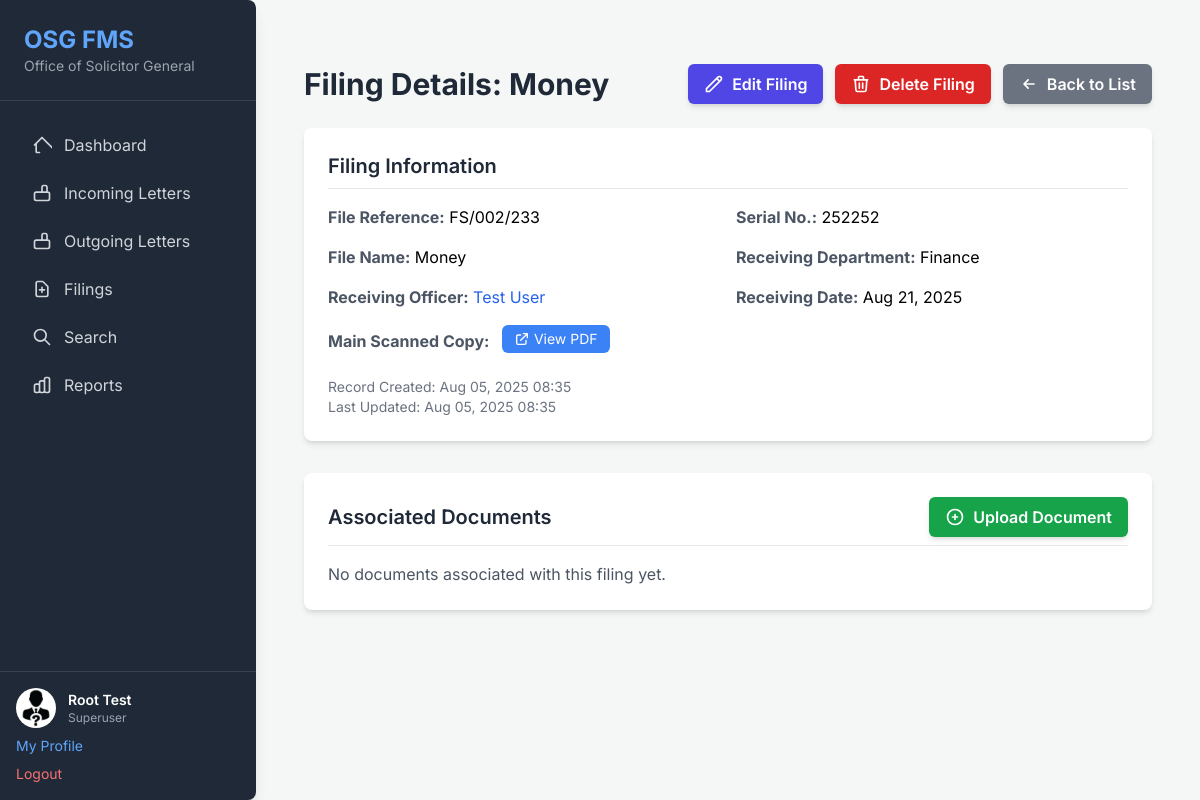
The app's page /filings/301/ (signed in) with its own data.
### osg_project/file_manager_app/models.py (models this page shows, shortened)
class Profile(models.Model):
    ROLE_CHOICES = [
        ('officer', 'Officer'),
        ('superuser', 'Superuser'), # Renamed 'admin' to 'superuser' for clarity with Django's built-in concept
    ]
    user = models.OneToOneField(User, on_delete=models.CASCADE, related_name='profile',
                                help_text="The associated Django User account.")
    role = models.CharField(
        max_length=10,
        choices=ROLE_CHOICES,
        default='officer', # Default to 'officer' as most users will be officers
        help_text="The role of the user within the system (Officer or Superuser)."
    )
    employee_number = models.CharField(
        max_length=50,
        unique=True,
        help_text="Unique employee identification number."
    )
    profile_picture = models.ImageField(
        upload_to='profile_pics/',
        blank=True,
        null=True,
        help_text="Optional profile picture for the user."
    )
    class Meta:
        verbose_name = "User Profile"
        verbose_name_plural = "User Profiles"

class Filing(models.Model):
    file_reference = models.CharField(
        max_length=255,
        unique=True, # File reference should be unique
        verbose_name="File Reference",
        help_text="Unique reference number for the filing (e.g., OSG/FIL/2023/001)."
    )
    file_name = models.CharField(
        max_length=255,
        verbose_name="File Name",
        help_text="A descriptive name for the filing (e.g., 'Case of John Doe vs. State')."
    )
    serial_number = models.CharField(
        max_length=100,
        unique=True, # Serial number should be unique
        verbose_name="Serial Number",
        help_text="Unique serial number for the filing."
    )
    receiving_department = models.CharField(
        max_length=255,
        verbose_name="Receiving Department",
        help_text="The department receiving the filing (e.g., Litigation, Advisory)."
    )
    receiving_officer = models.ForeignKey(
        User,
        on_delete=models.SET_NULL,
        null=True,
        blank=True,
        related_name='filings_received',
        verbose_name="Receiving Officer",
        help_text="The officer responsible for this filing."
    )
    receiving_date = models.DateField(
        verbose_name="Receiving Date",
        help_text="The date the filing was received."
    )
    created_at = models.DateTimeField(
        auto_now_add=True,
        verbose_name="Date Created",
        help_text="The date and time the filing record was created in the system."
    )
    scanned_copy = models.FileField(
        upload_to='filings_main_scans/',
        verbose_name="Main Scanned Copy (PDF)",
        blank=True,
        null=True,
        validators=[validate_pdf],
        help_text="Upload a main scanned PDF copy of the filing (Max 5MB)."
    )
    updated_at = models.DateTimeField(auto_now=True)
    class Meta:
        verbose_name = "Filing"
        verbose_name_plural = "Filings"
        ordering = ['-receiving_date', '-created_at']

### osg_project/file_manager_app/views.py (the view)
# urls.py: path('filings/<int:pk>/', views.filing_detail, name='filing_detail'),
@login_required
def filing_detail(request, pk):
    filing = get_object_or_404(Filing.objects.select_related('receiving_officer'), pk=pk)
    filing_documents = filing.documents.all() # Accessing related documents
    context = {
        'filing': filing,
        'filing_documents': filing_documents,
    }
    return render(request, 'filings/filing_detail.html', context)

### osg_project/file_manager_app/templates/filings/filing_detail.html (shortened to what this page needs)
{% extends 'base.html' %}
{% block content %}
<div class="container mx-auto px-4 py-8">
    <div class="flex justify-between items-center mb-6">
        <h2 class="text-3xl font-bold text-gray-800">Filing Details: {{ filing.file_name }}</h2>
        <div class="flex space-x-3">
            <a href="{% url 'file_manager_app:filing_edit' filing.pk %}" class="bg-indigo-600 hover:bg-indigo-700 text-white font-semibold py-2 px-4 rounded-md shadow-md transition duration-150 ease-in-out flex items-center">
                <svg class="w-5 h-5 mr-2" fill="none" stroke="currentColor" viewBox="0 0 24 24" xmlns="http://www.w3.org/2000/svg"><path stroke-linecap="round" stroke-linejoin="round" stroke-width="2" d="M15.232 5.232l3.536 3.536m-2.036-5.036a2.5 2.5 0 113.536 3.536L6.5 21.036H3v-3.572L16.732 3.732z"></path></svg>
                Edit Filing
            </a>
            <a href="{% url 'file_manager_app:filing_confirm_delete' filing.pk %}" class="bg-red-600 hover:bg-red-700 text-white font-semibold py-2 px-4 rounded-md shadow-md transition duration-150 ease-in-out flex items-center">
                Delete Filing
            </a>
            <a href="{% url 'file_manager_app:filing_list' %}" class="bg-gray-500 hover:bg-gray-600 text-white font-semibold py-2 px-4 rounded-md shadow-md transition duration-150 ease-in-out flex items-center">
                <svg class="w-5 h-5 mr-2" fill="none" stroke="currentColor" viewBox="0 0 24 24" xmlns="http://www.w3.org/2000/svg"><path stroke-linecap="round" stroke-linejoin="round" stroke-width="2" d="M11 17l-5-5m0 0l5-5m-5 5h12"></path></svg>
                Back to List
            </a>
        </div>
    </div>
    <div class="bg-white shadow-md rounded-lg p-6 mb-8">
        <h3 class="text-xl font-semibold text-gray-800 mb-4 border-b pb-2">Filing Information</h3>
        <div class="grid grid-cols-1 md:grid-cols-2 gap-4">
            <div><strong class="text-gray-600">File Reference:</strong> {{ filing.file_reference }}</div>
            <div><strong class="text-gray-600">Serial No.:</strong> {{ filing.serial_number }}</div>
            <div><strong class="text-gray-600">File Name:</strong> {{ filing.file_name }}</div>
            <div><strong class="text-gray-600">Receiving Department:</strong> {{ filing.receiving_department }}</div>
            <div><strong class="text-gray-600">Receiving Officer:</strong>
                {% if filing.receiving_officer %}
                    <a href="{% url 'file_manager_app:user_detail' filing.receiving_officer.pk %}" class="text-blue-600 hover:underline">
                        {{ filing.receiving_officer.first_name }} {{ filing.receiving_officer.last_name }}
                    </a>
                {% else %}
                    N/A
                {% endif %}
            </div>
            <div><strong class="text-gray-600">Receiving Date:</strong> {{ filing.receiving_date|date:"M d, Y" }}</div>
            {% if filing.scanned_copy %}
                <div class="md:col-span-2">
                    <strong class="text-gray-600">Main Scanned Copy:</strong>
                    <a href="{{ filing.scanned_copy.url }}" target="_blank" class="inline-flex items-center px-3 py-1 bg-blue-500 text-white rounded-md hover:bg-blue-600 transition duration-150 ease-in-out text-sm ml-2">
                        <svg class="w-4 h-4 mr-1" fill="none" stroke="currentColor" viewBox="0 0 24 24" xmlns="http://www.w3.org/2000/svg"><path stroke-linecap="round" stroke-linejoin="round" stroke-width="2" d="M10 6H6a2 2 0 00-2 2v10a2 2 0 002 2h10a2 2 0 002-2v-4M14 4h6m0 0v6m0-6L10 14"></path></svg>
                        View PDF
                    </a>
                </div>
            {% endif %}
        </div>
        <div class="mt-6 text-sm text-gray-500">
            <p>Record Created: {{ filing.created_at|date:"M d, Y H:i" }}</p>
            <p>Last Updated: {{ filing.updated_at|date:"M d, Y H:i" }}</p>
        </div>
    </div>
    <div class="bg-white shadow-md rounded-lg p-6">
        <div class="flex justify-between items-center mb-4 border-b pb-2">
            <h3 class="text-xl font-semibold text-gray-800">Associated Documents</h3>
            <a href="{% url 'file_manager_app:filing_document_form' filing.pk %}" class="bg-green-600 hover:bg-green-700 text-white font-semibold py-2 px-4 rounded-md shadow-md transition duration-150 ease-in-out flex items-center">
                <svg class="w-5 h-5 mr-2" fill="none" stroke="currentColor" viewBox="0 0 24 24" xmlns="http://www.w3.org/2000/svg"><path stroke-linecap="round" stroke-linejoin="round" stroke-width="2" d="M12 9v3m0 0v3m0-3h3m-3 0H9m12 0a9 9 0 11-18 0 9 9 0 0118 0z"></path></svg>
                Upload Document
            </a>
        </div>
        {% if filing_documents %}
        <div class="overflow-x-auto">
            <table class="min-w-full divide-y divide-gray-200">
                <thead class="bg-gray-50">
                    <tr>
                        <th scope="col" class="px-6 py-3 text-left text-xs font-medium text-gray-500 uppercase tracking-wider">
                            Document Name
                        </th>
                        <th scope="col" class="px-6 py-3 text-left text-xs font-medium text-gray-500 uppercase tracking-wider">
                            Folio No.
                        </th>
                        <th scope="col" class="px-6 py-3 text-left text-xs font-medium text-gray-500 uppercase tracking-wider">
                            Uploaded At
                        </th>
                        <th scope="col" class="px-6 py-3 text-right text-xs font-medium text-gray-500 uppercase tracking-wider">
                            Actions
                        </th>
                    </tr>
                </thead>
                <tbody class="bg-white divide-y divide-gray-200">
                    {% for doc in filing_documents %}
                    <tr>
                        <td class="px-6 py-4 whitespace-nowrap text-sm font-medium text-gray-900">
                            {{ doc.document_name }}
                        </td>
                        <td class="px-6 py-4 whitespace-nowrap text-sm text-gray-700">
                            {{ doc.folio_number|default:"N/A" }}
                        </td>
                        <td class="px-6 py-4 whitespace-nowrap text-sm text-gray-700">
                            {{ doc.uploaded_at|date:"M d, Y H:i" }}
                        </td>
                        <td class="px-6 py-4 whitespace-nowrap text-right text-sm font-medium">
                            <a href="{{ doc.uploaded_file.url }}" target="_blank" class="text-blue-600 hover:text-blue-900 mr-4">View File</a>
                            <a href="{% url 'filing_document_confirm_delete' doc.pk %}" class="text-red-600 hover:text-red-900">Delete</a>
                        </td>
                    </tr>
                    {% endfor %}
                </tbody>
            </table>
        </div>
        {% else %}
        <p class="text-gray-600">No documents associated with this filing yet.</p>
        {% endif %}
    </div>
</div>
{% endblock %}

### osg_project/file_manager_app/templates/base.html (shortened to what this page needs)
<!DOCTYPE html>
<html lang="en">
<head>
    <script src="https://cdn.tailwindcss.com"></script>
</head>
<body class="flex min-h-screen">
    <aside class="w-64 bg-gray-800 text-white flex flex-col shadow-lg rounded-r-lg">
        <div class="p-6 border-b border-gray-700">
            <h1 class="text-2xl font-bold text-blue-400">OSG FMS</h1>
            <p class="text-sm text-gray-400">Office of Solicitor General</p>
        </div>
        <nav class="flex-1 px-4 py-6 space-y-2">
            <a href="{% url 'file_manager_app:dashboard' %}" class="flex items-center px-4 py-2 rounded-md text-gray-300 hover:bg-gray-700 hover:text-white transition duration-150 ease-in-out">
                Dashboard
            </a>
            <a href="{% url 'file_manager_app:incoming_letter_list' %}" class="flex items-center px-4 py-2 rounded-md text-gray-300 hover:bg-gray-700 hover:text-white transition duration-150 ease-in-out">
                <svg class="w-5 h-5 mr-3" fill="none" stroke="currentColor" viewBox="0 0 24 24" xmlns="http://www.w3.org/2000/svg"><path stroke-linecap="round" stroke-linejoin="round" stroke-width="2" d="M19 11H5m14 0a2 2 0 012 2v6a2 2 0 01-2 2H5a2 2 0 01-2-2v-6a2 2 0 012-2m7 0V5a2 2 0 012-2h2a2 2 0 012 2v6m-6 0h-2"></path></svg>
                Incoming Letters
            </a>
            <a href="{% url 'file_manager_app:outgoing_letter_list' %}" class="flex items-center px-4 py-2 rounded-md text-gray-300 hover:bg-gray-700 hover:text-white transition duration-150 ease-in-out">
                <svg class="w-5 h-5 mr-3" fill="none" stroke="currentColor" viewBox="0 0 24 24" xmlns="http://www.w3.org/2000/svg"><path stroke-linecap="round" stroke-linejoin="round" stroke-width="2" d="M19 11H5m14 0a2 2 0 012 2v6a2 2 0 01-2 2H5a2 2 0 01-2-2v-6a2 2 0 012-2m7 0V5a2 2 0 012-2h2a2 2 0 012 2v6m-6 0h-2"></path></svg>
                Outgoing Letters
            </a>
            <a href="{% url 'file_manager_app:filing_list' %}" class="flex items-center px-4 py-2 rounded-md text-gray-300 hover:bg-gray-700 hover:text-white transition duration-150 ease-in-out">
                <svg class="w-5 h-5 mr-3" fill="none" stroke="currentColor" viewBox="0 0 24 24" xmlns="http://www.w3.org/2000/svg"><path stroke-linecap="round" stroke-linejoin="round" stroke-width="2" d="M9 13h6m-3-3v6m5 5H7a2 2 0 01-2-2V5a2 2 0 012-2h5.586a1 1 0 01.707.293l5.414 5.414a1 1 0 01.293.707V19a2 2 0 01-2 2z"></path></svg>
                Filings
            </a>
            <a href="{% url 'file_manager_app:search_results' %}" class="flex items-center px-4 py-2 rounded-md text-gray-300 hover:bg-gray-700 hover:text-white transition duration-150 ease-in-out">
                <svg class="w-5 h-5 mr-3" fill="none" stroke="currentColor" viewBox="0 0 24 24" xmlns="http://www.w3.org/2000/svg"><path stroke-linecap="round" stroke-linejoin="round" stroke-width="2" d="M21 21l-6-6m2-5a7 7 0 11-14 0 7 7 0 0114 0z"></path></svg>
                Search
            </a>
            <a href="{% url 'file_manager_app:report_dashboard' %}" class="flex items-center px-4 py-2 rounded-md text-gray-300 hover:bg-gray-700 hover:text-white transition duration-150 ease-in-out">
                Reports
            </a>
        </nav>
        <div class="p-4 border-t border-gray-700">
            {% if user.is_authenticated %}
            <div class="flex items-center mb-2">
                {% if user.profile.profile_picture %}
                    <img src="{{ user.profile.profile_picture.url }}" alt="Profile Picture" class="w-10 h-10 rounded-full mr-3 object-cover">
                {% else %}
                    <div class="w-10 h-10 rounded-full bg-blue-500 flex items-center justify-center text-white text-lg font-bold mr-3">
                        {{ user.first_name|first|upper }}{{ user.last_name|first|upper }}
                    </div>
                {% endif %}
                <div>
                    <p class="text-sm font-semibold">{{ user.first_name }} {{ user.last_name }}</p>
                    <p class="text-xs text-gray-400">{{ user.profile.get_role_display }}</p>
                </div>
            </div>
            <a href="{% url 'file_manager_app:profile_detail' %}" class="block text-sm text-blue-400 hover:text-blue-300 mb-2">My Profile</a>
            <a href="{% url 'logout' %}" class="block text-sm text-red-400 hover:text-red-300">Logout</a>
            {% else %}
            <p class="text-sm text-gray-400 mb-2">Welcome, Guest!</p>
            <a href="{% url 'login' %}" class="block text-sm text-blue-400 hover:text-blue-300">Login</a>
            <a href="{% url 'register' %}" class="block text-sm text-green-400 hover:text-green-300 mt-1">Register</a>
            {% endif %}
        </div>
    </aside>
    <main class="flex-1 p-8 overflow-y-auto">
        {% block content %}{% endblock %}
    </main>
</body>
</html>

### osg_project/file_manager_app/templates/base.html (style rules this page uses)
body { font-family: 'Inter', sans-serif; background-color: #f4f7f6; }

### records on screen
Filing: file_name "Money", file_reference "FS/002/233", serial_number "252252", receiving_department "Finance", receiving_officer.first_name "Test", receiving_officer.last_name "User", receiving_date "Aug 21, 2025", created_at "Aug 05, 2025 08:35", updated_at "Aug 05, 2025 08:35"

### other values on screen
{{ user.first_name }} "Root"
{{ user.last_name }} "Test"
{{ user.profile.get_role_display }} "Superuser"
